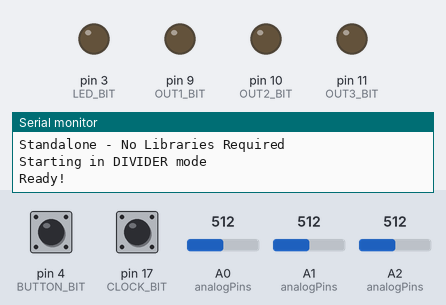
Simulated run of this sketch. Board: Arduino Uno, built with avr-gcc and run on an emulated ATmega328P. Parts: output pins drawn as LEDs (lit = HIGH), the last lines printed to the serial monitor. Dashed ring = blinking. The inputs (shaded band) are chosen by the test bench; at power-on: pin 4 (BUTTON_BIT) HIGH, A0 (analogPins) = 512, A1 (analogPins) = 512, A2 (analogPins) = 512, pin 17 (CLOCK_BIT) HIGH. EEPROM starts erased.

Above: at 1.2 s.
1.3 s: pin 4 (BUTTON_BIT) pulled LOW for 0.15 s
At 1.51 s:
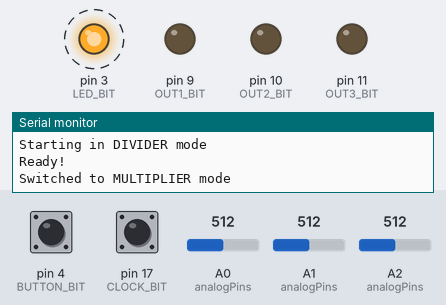
4.3 s: A0 (analogPins) set to 716
At 5.1 s:
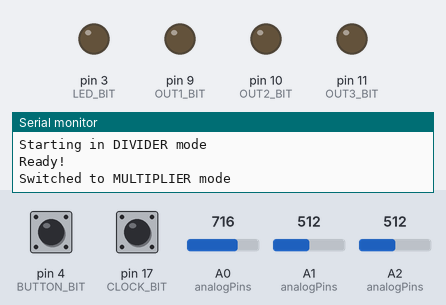
5.8 s: A1 (analogPins) set to 716
At 6.3 s:
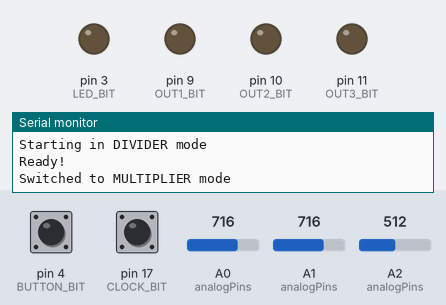
7.3 s: A2 (analogPins) set to 1023
At 8.5 s:
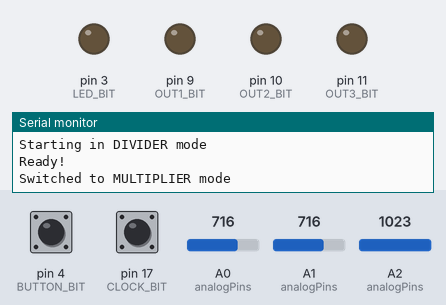
8.8 s: pin 17 (CLOCK_BIT) pulled LOW for 1 s
At 9.81 s:
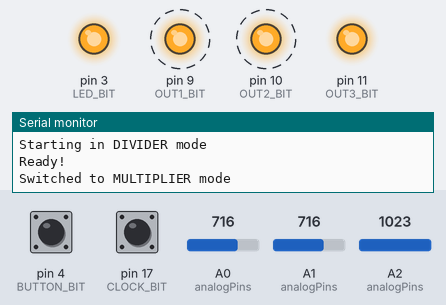
11.4 s: pin 17 (CLOCK_BIT) pulled LOW for 0.15 s
At 11.85 s:
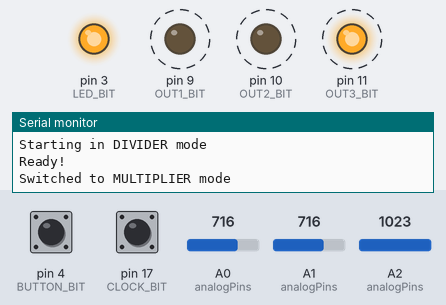
Timing chart, 0 to 14.4 s (numbered marks = the images above; inputs shaded):
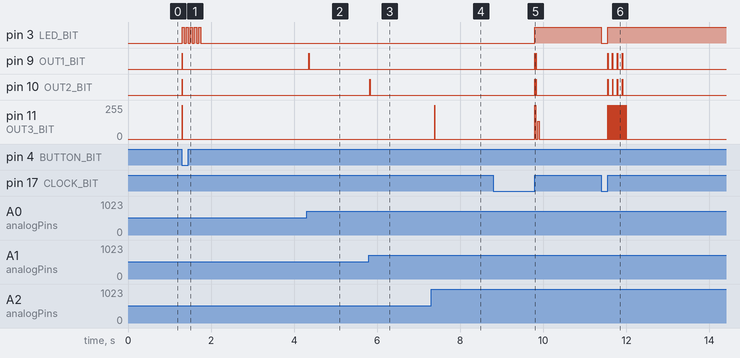

Measured:
- after the input at 1.3 s, pin 3 (LED_BIT): alternates HIGH for 0.05 s and LOW for 0.05 s, 10 changes in all, then stays LOW, starting at once; pin 9 (OUT1_BIT), pin 10 (OUT2_BIT): LOW → HIGH at once, → LOW 0.01 s later; pin 11 (OUT3_BIT): 0/255 → 255/255 at once, → 0/255 0.01 s later
- after the input at 4.3 s, pin 9 (OUT1_BIT): LOW → HIGH after 0.05 s, → LOW 0.01 s later
- after the input at 5.8 s, pin 10 (OUT2_BIT): LOW → HIGH at once, → LOW 0.01 s later
- after the input at 7.3 s, pin 11 (OUT3_BIT): 0/255 → 255/255 after 0.08 s, → 0/255 0.01 s later
- after the input at 8.8 s, pin 3 (LED_BIT): LOW → HIGH after 1.0 s; pin 9 (OUT1_BIT), pin 10 (OUT2_BIT): alternates HIGH for 0.01 s and LOW for 0.01 s, 4 changes in all, then stays LOW, starting after 1.0 s; pin 11 (OUT3_BIT): 0/255 → 255/255 after 1.0 s, → 0/255 0.02 s later, → 133/255 0.04 s later, → 0/255 0.04 s later
- after the input at 11.4 s, pin 3 (LED_BIT): HIGH → LOW at once, → HIGH 0.15 s later; pin 9 (OUT1_BIT), pin 10 (OUT2_BIT): alternates HIGH for 0.01 s and LOW for 0.11 s, 8 changes in all, then stays LOW, starting after 0.15 s; pin 11 (OUT3_BIT): alternates 255/255 for 0.01 s and 0/255 for 0.02 s, 32 changes in all, then stays 0/255, starting after 0.15 s

The sketch:

clk_div_multi.ino
```cpp
/*
HAGIWO MOD1 Clock div/multi Ver2
Enhanced with Pin Change Interrupts and direct port manipulation


- Pin Change Interrupts for zero-latency edge detection
- Direct port manipulation for fastest I/O
- Hardware timer for precise pulse width
- Interrupt-driven

features

- 3 independent outputs with div/mult rates: 1,2,3,4,8,16
- Mode switching between divider and multiplier
- EEPROM mode storage
- LED indication with mode-switch blinking

Original code by HAGIWO - Released under CC0
*/

#include <EEPROM.h>

// Define mode constants
#define MODE_DIVIDER 1
#define MODE_MULTIPLIER 2

// Pin assignments
const int buttonPin = 4;        // D4
const int clockInputPin = 17;   // D17/A3
const int ledPin = 3;           // D3
const int outPins[3] = {9, 10, 11};  // D9, D10, D11
const int analogPins[3] = {A0, A1, A2};

// Direct port manipulation for ATmega328P
#if defined(__AVR_ATmega328P__) || defined(__AVR_ATmega168__)
  // Port definitions
  #define LED_PORT PORTD
  #define LED_DDR DDRD
  #define LED_BIT (1 << 3)  // D3

  #define OUT1_PORT PORTB
  #define OUT1_BIT (1 << 1)  // D9
  #define OUT2_PORT PORTB
  #define OUT2_BIT (1 << 2)  // D10
  #define OUT3_PORT PORTB
  #define OUT3_BIT (1 << 3)  // D11
  #define OUT_DDR DDRB

  #define BUTTON_PIN PIND
  #define BUTTON_PORT PORTD
  #define BUTTON_BIT (1 << 4)  // D4

  // For Pin Change Interrupt on A3/D17 (PC3)
  #define CLOCK_PIN PINC
  #define CLOCK_PORT PORTC
  #define CLOCK_BIT (1 << 3)  // A3/PC3
  #define CLOCK_DDR DDRC

  // Fast I/O macros
  #define LED_HIGH() (LED_PORT |= LED_BIT)
  #define LED_LOW() (LED_PORT &= ~LED_BIT)
  #define LED_TOGGLE() (LED_PORT ^= LED_BIT)

  #define OUT1_HIGH() (OUT1_PORT |= OUT1_BIT)
  #define OUT1_LOW() (OUT1_PORT &= ~OUT1_BIT)
  #define OUT2_HIGH() (OUT2_PORT |= OUT2_BIT)
  #define OUT2_LOW() (OUT2_PORT &= ~OUT2_BIT)
  #define OUT3_HIGH() (OUT3_PORT |= OUT3_BIT)
  #define OUT3_LOW() (OUT3_PORT &= ~OUT3_BIT)

  #if defined(__LGT8F__)
    // LGT8F328P: its internal pull-up (~4k) is stronger than the 10k resistor in series
    // with the button, so a press never reads LOW. Switch the pull-up off for a moment
    // instead: a pressed button drains the pin through the 10k, a released one stays high.
    static inline bool buttonPressedLgt() {
      BUTTON_PORT &= ~BUTTON_BIT;   // pull-up off
      delayMicroseconds(5);
      bool pressed = !(BUTTON_PIN & BUTTON_BIT);
      BUTTON_PORT |= BUTTON_BIT;    // pull-up back on
      return pressed;
    }
    #define BUTTON_PRESSED() buttonPressedLgt()
  #else
    #define BUTTON_PRESSED() (!(BUTTON_PIN & BUTTON_BIT))
  #endif
  #define CLOCK_READ() (CLOCK_PIN & CLOCK_BIT)
#else
  // Fallback for other boards
  #define LED_HIGH() digitalWrite(ledPin, HIGH)
  #define LED_LOW() digitalWrite(ledPin, LOW)
  #define OUT1_HIGH() digitalWrite(outPins[0], HIGH)
  #define OUT1_LOW() digitalWrite(outPins[0], LOW)
  #define OUT2_HIGH() digitalWrite(outPins[1], HIGH)
  #define OUT2_LOW() digitalWrite(outPins[1], LOW)
  #define OUT3_HIGH() digitalWrite(outPins[2], HIGH)
  #define OUT3_LOW() digitalWrite(outPins[2], LOW)
  #define BUTTON_PRESSED() (digitalRead(buttonPin) == LOW)
  #define CLOCK_READ() digitalRead(clockInputPin)
#endif

// Global variables
volatile uint8_t mode;
volatile bool clockRisingEdge = false;
volatile bool clockFallingEdge = false;
volatile uint32_t clockRiseTime = 0;
volatile uint32_t clockFallTime = 0;
volatile uint8_t lastClockState = 0;

// Clock tracking with microsecond precision
volatile uint32_t dividerCounter = 0;
uint32_t lastRiseTimeMicros = 0;
uint32_t clockPeriodMicros = 40000; // Default 25Hz (40ms)
uint32_t avgClockPeriod = 40000;

// Button debounce
uint8_t lastButtonState = HIGH;
uint32_t buttonDebounceTime = 0;

// Pulse management
const uint32_t pulseWidthMicros = 10000;  // 10ms in microseconds

struct OutputChannel {
  uint8_t rate;
  uint8_t divCount;
  bool pulseActive;
  uint32_t pulseEndTime;
  uint8_t pulsesGenerated;
  uint32_t nextPulseTime;
  uint32_t multiplierInterval;
};

OutputChannel channels[3];

// LED blinking for mode indication
bool ledBlinkingActive = false;
uint8_t ledBlinkCycles = 0;
uint8_t ledBlinkCount = 0;
uint32_t ledBlinkNextTime = 0;
bool ledBlinkState = false;

// Analog reading optimization
uint32_t lastAnalogReadTime = 0;
uint8_t analogReadIndex = 0;
uint8_t rateCache[3] = {1, 1, 1};

// Pin Change Interrupt for clock input (PC3/A3)
ISR(PCINT1_vect) {
  uint8_t clockState = CLOCK_READ();
  uint32_t currentTime = micros();

  if (clockState && !lastClockState) {
    // Rising edge detected
    clockRisingEdge = true;
    clockRiseTime = currentTime;
    if (!ledBlinkingActive) {
      LED_HIGH();
    }
  } else if (!clockState && lastClockState) {
    // Falling edge detected
    clockFallingEdge = true;
    clockFallTime = currentTime;
    if (!ledBlinkingActive) {
      LED_LOW();
    }
  }

  lastClockState = clockState;
}

// Timer1 Compare Match A interrupt for microsecond-accurate pulse timing
ISR(TIMER1_COMPA_vect) {
  uint32_t currentTime = micros();

  // Check all channels for pulse end
  for (uint8_t i = 0; i < 3; i++) {
    if (channels[i].pulseActive && currentTime >= channels[i].pulseEndTime) {
      switch(i) {
        case 0: OUT1_LOW(); break;
        case 1: OUT2_LOW(); break;
        case 2: OUT3_LOW(); break;
      }
      channels[i].pulseActive = false;
    }
  }
}

// Fast analog read with direct threshold comparison
inline uint8_t getRateFast(uint8_t analogPin) {
  int val = analogRead(analogPin);
  if (val < 102) return 1;
  if (val < 308) return 2;
  if (val < 514) return 3;
  if (val < 720) return 4;
  if (val < 926) return 8;
  return 16;
}

// Trigger pulse with microsecond precision
inline void triggerPulse(uint8_t ch) {
  if (!channels[ch].pulseActive) {
    switch(ch) {
      case 0: OUT1_HIGH(); break;
      case 1: OUT2_HIGH(); break;
      case 2: OUT3_HIGH(); break;
    }
    channels[ch].pulseEndTime = micros() + pulseWidthMicros;
    channels[ch].pulseActive = true;
  }
}

void setup() {
  // Disable interrupts during setup
  cli();

  Serial.begin(115200);
  Serial.println(F("Eurorack Clock Div/Mult v2.5"));
  Serial.println(F("Standalone - No Libraries Required"));

  // Configure ports for maximum speed
  #if defined(__AVR_ATmega328P__) || defined(__AVR_ATmega168__)
    // Set pin directions
    LED_DDR |= LED_BIT;                          // LED output
    OUT_DDR |= (OUT1_BIT | OUT2_BIT | OUT3_BIT); // Channel outputs
    BUTTON_PORT |= BUTTON_BIT;                   // Button pullup
    CLOCK_DDR &= ~CLOCK_BIT;                     // Clock input
    CLOCK_PORT |= CLOCK_BIT;                     // Clock pullup

    // Clear outputs
    OUT1_LOW();
    OUT2_LOW();
    OUT3_LOW();
    LED_LOW();

    // Setup Pin Change Interrupt for clock (PC3)
    PCICR |= (1 << PCIE1);    // Enable PCINT for Port C
    PCMSK1 |= (1 << PCINT11); // Enable PCINT11 (PC3/A3)

    // Setup Timer1 for pulse timing (1kHz interrupt)
    TCCR1A = 0;
    TCCR1B = 0;
    TCNT1 = 0;
    OCR1A = 249;  // 16MHz / 64 / 250 = 1kHz
    TCCR1B |= (1 << WGM12);  // CTC mode
    TCCR1B |= (1 << CS11) | (1 << CS10);  // Prescaler 64
    TIMSK1 |= (1 << OCIE1A);  // Enable compare interrupt
  #else
    // Fallback for other boards
    pinMode(ledPin, OUTPUT);
    pinMode(buttonPin, INPUT_PULLUP);
    pinMode(clockInputPin, INPUT_PULLUP);
    for (int i = 0; i < 3; i++) {
      pinMode(outPins[i], OUTPUT);
      digitalWrite(outPins[i], LOW);
    }
  #endif

  // Initialize channels
  for (uint8_t i = 0; i < 3; i++) {
    channels[i].rate = 1;
    channels[i].divCount = 0;
    channels[i].pulseActive = false;
    channels[i].pulsesGenerated = 0;
    channels[i].nextPulseTime = 0;
    channels[i].multiplierInterval = 0;
  }

  // Read mode from EEPROM
  mode = EEPROM.read(0);
  if (mode != MODE_DIVIDER && mode != MODE_MULTIPLIER) {
    mode = MODE_DIVIDER;
    EEPROM.write(0, mode);
  }

  Serial.print(F("Starting in "));
  Serial.print(mode == MODE_DIVIDER ? F("DIVIDER") : F("MULTIPLIER"));
  Serial.println(F(" mode"));

  // Enable interrupts
  sei();

  Serial.println(F("Ready!"));
}

void loop() {
  uint32_t currentMicros = micros();
  uint32_t currentMillis = currentMicros / 1000;

  // Handle button press (10ms check interval)
  static uint32_t lastButtonCheck = 0;
  if (currentMillis - lastButtonCheck >= 10) {
    lastButtonCheck = currentMillis;

    bool pressed = BUTTON_PRESSED();
    if (pressed && lastButtonState == HIGH &&
        currentMillis - buttonDebounceTime > 200) {
      switchMode();
      buttonDebounceTime = currentMillis;
    }
    lastButtonState = pressed ? LOW : HIGH;
  }

  // Update LED blinking
  if (ledBlinkingActive && currentMillis >= ledBlinkNextTime) {
    ledBlinkState = !ledBlinkState;
    if (ledBlinkState) {
      LED_HIGH();
    } else {
      LED_LOW();
      ledBlinkCount++;
      if (ledBlinkCount >= ledBlinkCycles) {
        ledBlinkingActive = false;
      }
    }
    // Different blink speeds for different modes
    uint32_t blinkSpeed = (mode == MODE_MULTIPLIER) ? 50 : 150;
    ledBlinkNextTime = currentMillis + blinkSpeed;
  }

  // Analog reading (rotate through pots every 30ms)
  if (currentMillis - lastAnalogReadTime >= 30) {
    lastAnalogReadTime = currentMillis;
    rateCache[analogReadIndex] = getRateFast(analogPins[analogReadIndex]);
    channels[analogReadIndex].rate = rateCache[analogReadIndex];
    analogReadIndex = (analogReadIndex + 1) % 3;
  }

  // Process clock rising edge from interrupt
  if (clockRisingEdge) {
    cli();  // Briefly disable interrupts for atomic read
    bool edge = clockRisingEdge;
    uint32_t riseTime = clockRiseTime;
    clockRisingEdge = false;
    sei();

    if (edge) {
      // Calculate period with exponential averaging for stability
      if (lastRiseTimeMicros > 0) {
        uint32_t newPeriod = riseTime - lastRiseTimeMicros;

        // Filter out unrealistic values (5ms to 2s range)
        if (newPeriod > 5000 && newPeriod < 2000000) {
          // Exponential moving average for smooth tracking
          avgClockPeriod = (avgClockPeriod * 3 + newPeriod) >> 2;
          clockPeriodMicros = avgClockPeriod;
        }
      }
      lastRiseTimeMicros = riseTime;

      if (mode == MODE_DIVIDER) {
        // Divider mode - count clocks and trigger on division
        dividerCounter++;
        for (uint8_t i = 0; i < 3; i++) {
          channels[i].divCount++;
          if (channels[i].divCount >= channels[i].rate) {
            channels[i].divCount = 0;
            triggerPulse(i);
          }
        }
      } else {
        // Multiplier mode - schedule multiple pulses
        for (uint8_t i = 0; i < 3; i++) {
          channels[i].pulsesGenerated = 0;
          channels[i].multiplierInterval = clockPeriodMicros / channels[i].rate;
          channels[i].nextPulseTime = currentMicros;
        }
      }
    }
  }

  // Process falling edge (for future gate length tracking)
  if (clockFallingEdge) {
    cli();
    clockFallingEdge = false;
    sei();
    // Could implement variable gate length here in future
  }

  // Multiplier mode pulse generation
  if (mode == MODE_MULTIPLIER) {
    for (uint8_t i = 0; i < 3; i++) {
      if (channels[i].pulsesGenerated < channels[i].rate) {
        if (currentMicros >= channels[i].nextPulseTime) {
          triggerPulse(i);
          channels[i].pulsesGenerated++;
          if (channels[i].pulsesGenerated < channels[i].rate) {
            channels[i].nextPulseTime += channels[i].multiplierInterval;
          }
        }
      }
    }
  }
}

void switchMode() {
  cli();  // Atomic operation

  if (mode == MODE_DIVIDER) {
    mode = MODE_MULTIPLIER;
    ledBlinkCycles = 5;  // 5 fast blinks for multiplier mode

    // Reset multiplier state
    lastRiseTimeMicros = 0;
    for (uint8_t i = 0; i < 3; i++) {
      channels[i].pulsesGenerated = 0;
      channels[i].divCount = 0;
    }

    Serial.println(F("Switched to MULTIPLIER mode"));
  } else {
    mode = MODE_DIVIDER;
    ledBlinkCycles = 3;  // 3 slow blinks for divider mode

    // Reset divider state
    dividerCounter = 0;
    for (uint8_t i = 0; i < 3; i++) {
      channels[i].divCount = 0;
    }

    Serial.println(F("Switched to DIVIDER mode"));
  }

  // Start LED blinking
  ledBlinkingActive = true;
  ledBlinkCount = 0;
  ledBlinkState = true;
  ledBlinkNextTime = millis() + 50;
  LED_HIGH();

  sei();

  // Save to EEPROM
  EEPROM.update(0, mode);
}

// Diagnostic function for testing
void printDiagnostics() {
  Serial.print(F("Mode: "));
  Serial.print(mode == MODE_DIVIDER ? F("DIV") : F("MULT"));
  Serial.print(F(" | Period: "));
  Serial.print(clockPeriodMicros);
  Serial.print(F("us | Rates: "));
  for (uint8_t i = 0; i < 3; i++) {
    Serial.print(rateCache[i]);
    Serial.print(F(" "));
  }
  Serial.println();
}
```
